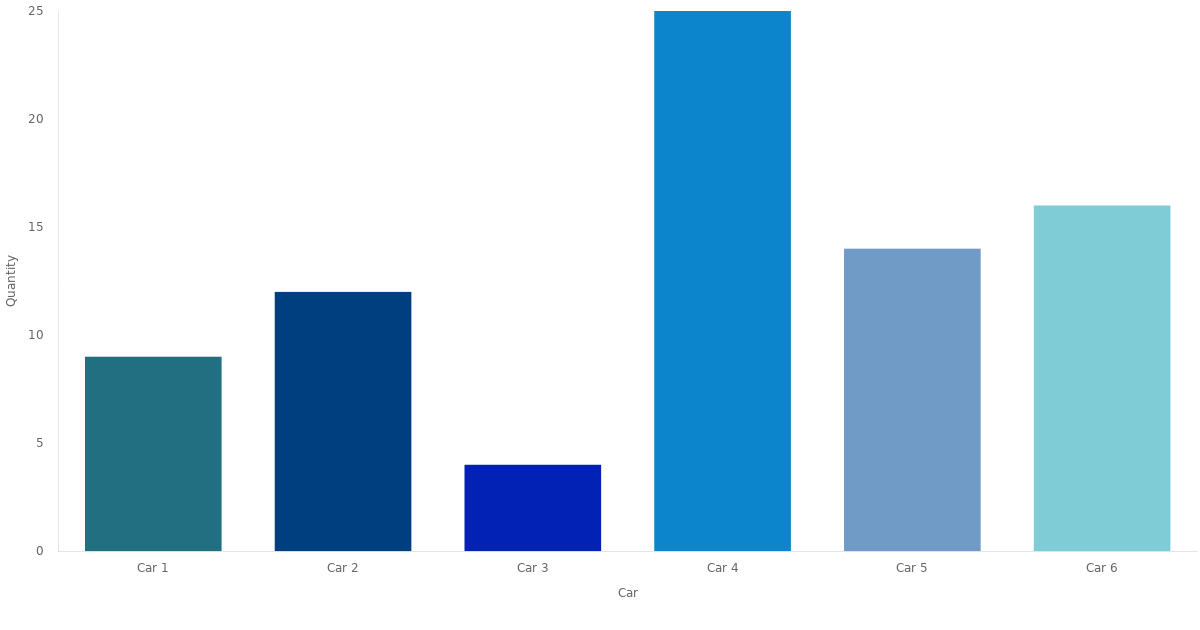
#> input picture 1.png, 1200 x 630 px
$ python box.py
#> lines starting #> are read from the running program, lines starting #| are printed output that depends on the picture; after the words box and inside, x2 and y2 are one past the last pixel; in counts of white or black regions, pixels touching at a corner belong together
import cv2
import numpy as np

# Read the image
img = cv2.imread('1.png', 0)
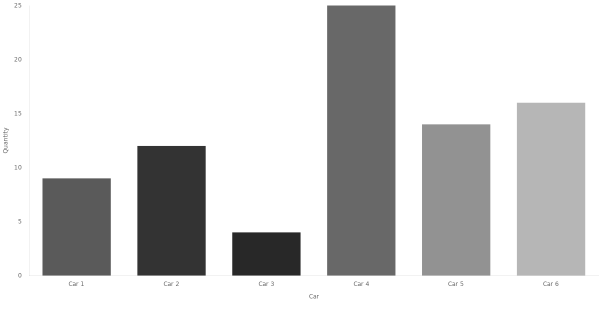
#> img: shape (630, 1200) (shown at 1/2 size); min 40, max 255, mean 210.8
cv2.imwrite("grayscaled.jpg",img)

# Thresholding the image
(thresh, img_bin) = cv2.threshold(img, 240, 255,0)
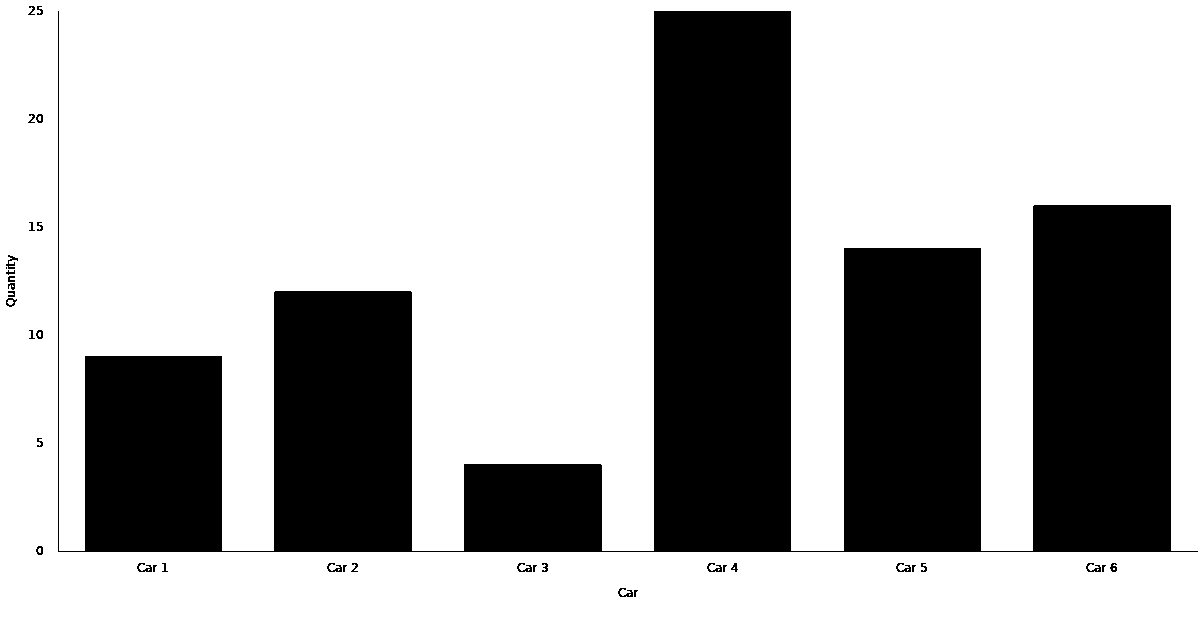
#> img_bin: shape (630, 1200); 68.1% white; 38 black regions (8 under 20 px), largest, box (x1, y1, x2, y2) and area: (58, 11, 1198, 552) 239516, (6, 255, 18, 269) 69, (137, 563, 152, 572) 64
# Invert the image
img_bin = 255-img_bin
cv2.imwrite("Image_bin.jpg",img_bin)

# Defining a kernel length
kernel_length = np.array(img).shape[1]//80

# A verticle kernel of (1 X kernel_length), which will detect all the verticle lines from the image.
verticle_kernel = cv2.getStructuringElement(cv2.MORPH_RECT, (10, kernel_length))
# A horizontal kernel of (kernel_length X 1), which will help to detect all the horizontal line from the image.
hori_kernel = cv2.getStructuringElement(cv2.MORPH_RECT, (kernel_length, 10))
# A kernel of (3 X 3) ones.
kernel = cv2.getStructuringElement(cv2.MORPH_RECT, (3, 3))

# Morphological operation to detect vertical lines from an image

img_temp1 = cv2.erode(img_bin, verticle_kernel, iterations=3)
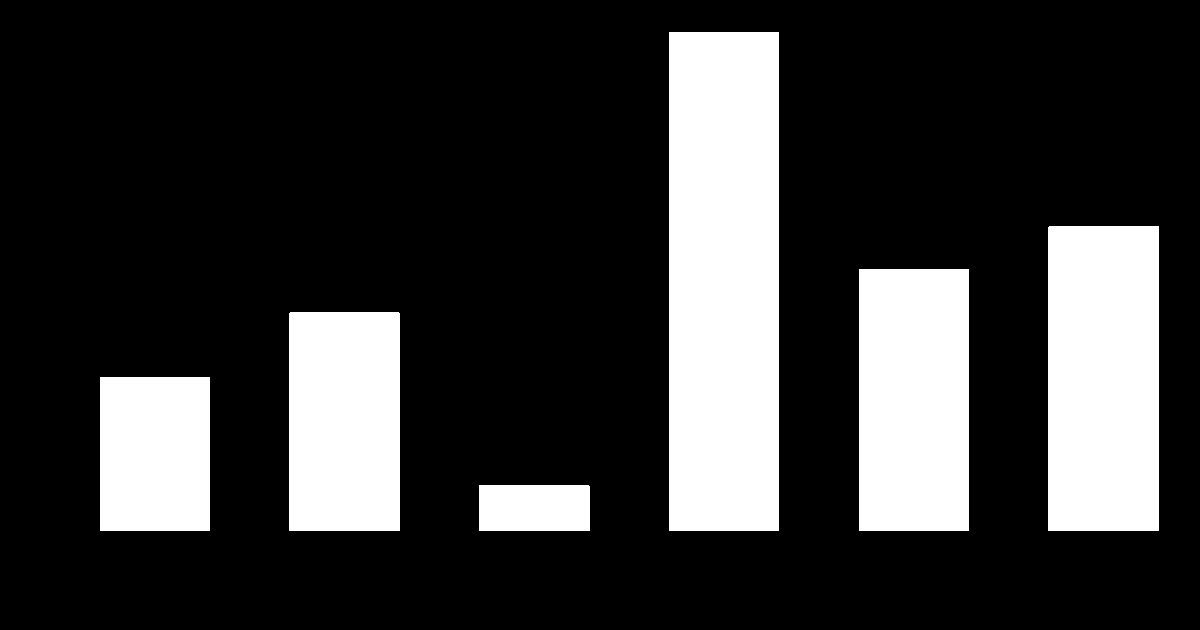
#> img_temp1: shape (630, 1200); 21.7% white; 6 white regions, box (x1, y1, x2, y2) and area: (669, 32, 779, 531) 54890, (1048, 226, 1159, 531) 33854, (859, 269, 969, 531) 28820, (289, 312, 400, 531) 24307, (100, 377, 210, 531) 16940, (479, 485, 590, 531) 5105
verticle_lines_img = cv2.dilate(img_temp1, verticle_kernel, iterations=3)
#> verticle_lines_img: shape (630, 1200); 31.6% white; 6 white regions, box (x1, y1, x2, y2) and area: (657, 11, 794, 552) 74117, (1036, 205, 1174, 552) 47885, (847, 248, 984, 552) 41648, (277, 291, 415, 552) 36016, (88, 356, 225, 552) 26852, (467, 464, 605, 552) 12143
verticle_lines_img = 255-verticle_lines_img
#cv2.imwrite("verticle_lines.jpg",verticle_lines_img)

# Morphological operation to detect horizontal lines from an image
img_temp2 = cv2.erode(img_bin, hori_kernel, iterations=3)
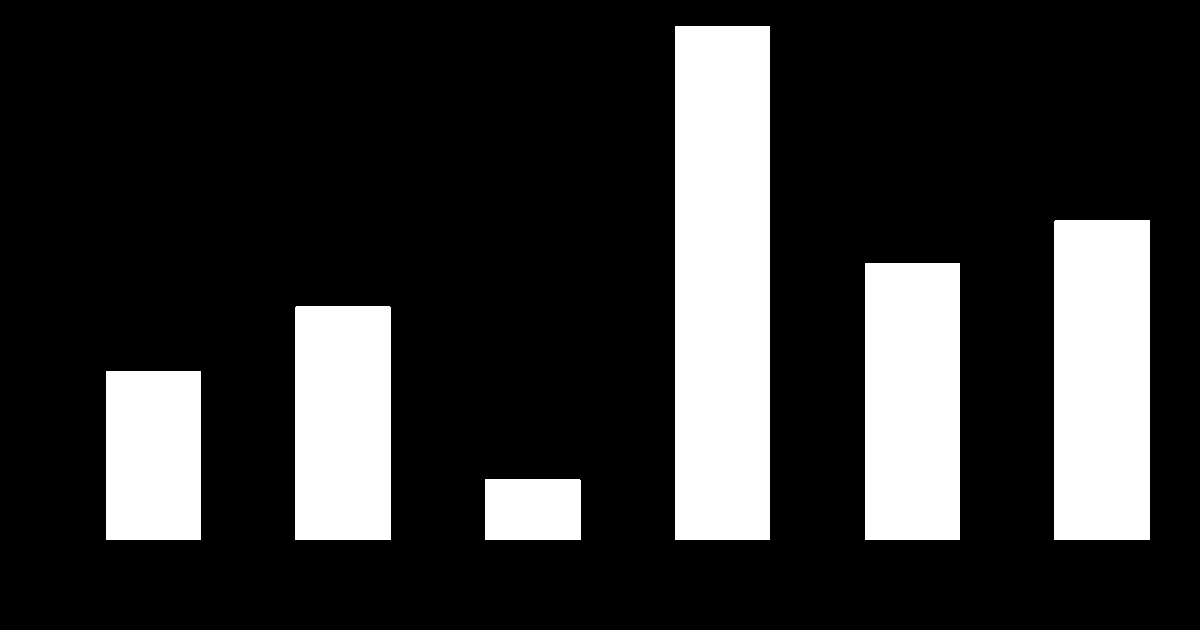
#> img_temp2: shape (630, 1200); 19.9% white; 6 white regions, box (x1, y1, x2, y2) and area: (675, 26, 770, 540) 48830, (1054, 220, 1150, 540) 30719, (865, 263, 960, 540) 26315, (295, 306, 391, 540) 22462, (106, 371, 201, 540) 16055, (485, 479, 581, 540) 5855
horizontal_lines_img = cv2.dilate(img_temp2, hori_kernel, iterations=3)
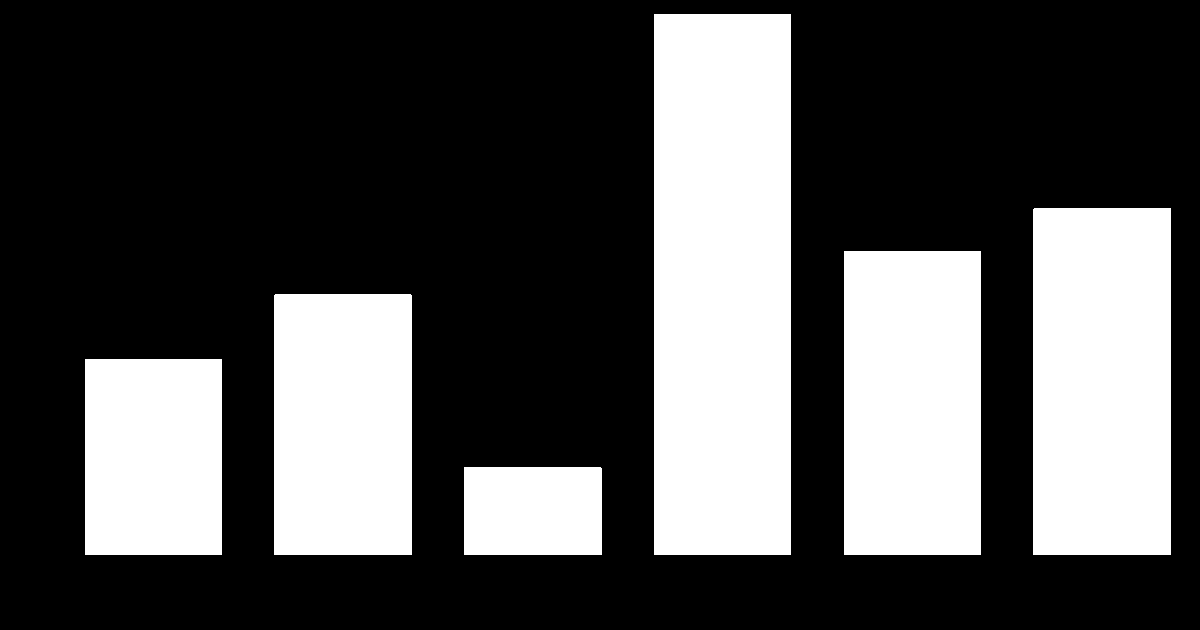
#> horizontal_lines_img: shape (630, 1200); 31.6% white; 6 white regions, box (x1, y1, x2, y2) and area: (654, 14, 791, 555) 74117, (1033, 208, 1171, 555) 47885, (844, 251, 981, 555) 41648, (274, 294, 412, 555) 36016, (85, 359, 222, 555) 26852, (464, 467, 602, 555) 12143
horizontal_lines_img = 255-horizontal_lines_img
cv2.imwrite("horizontal_lines.jpg",horizontal_lines_img)

 # Weighting parameters, this will decide the quantity of an image to be added to make a new image.
alpha = 0.5
beta = 1.0 - alpha
# This function helps to add two image with specific weight parameter to get a third image as summation of two image.
img_final_bin = cv2.addWeighted(verticle_lines_img, alpha, horizontal_lines_img, beta, 0.0)
img_final_bin = cv2.erode(~img_final_bin, kernel, iterations=2)
(thresh, img_final_bin) = cv2.threshold(img_final_bin, 128,255, cv2.THRESH_BINARY | cv2.THRESH_OTSU)
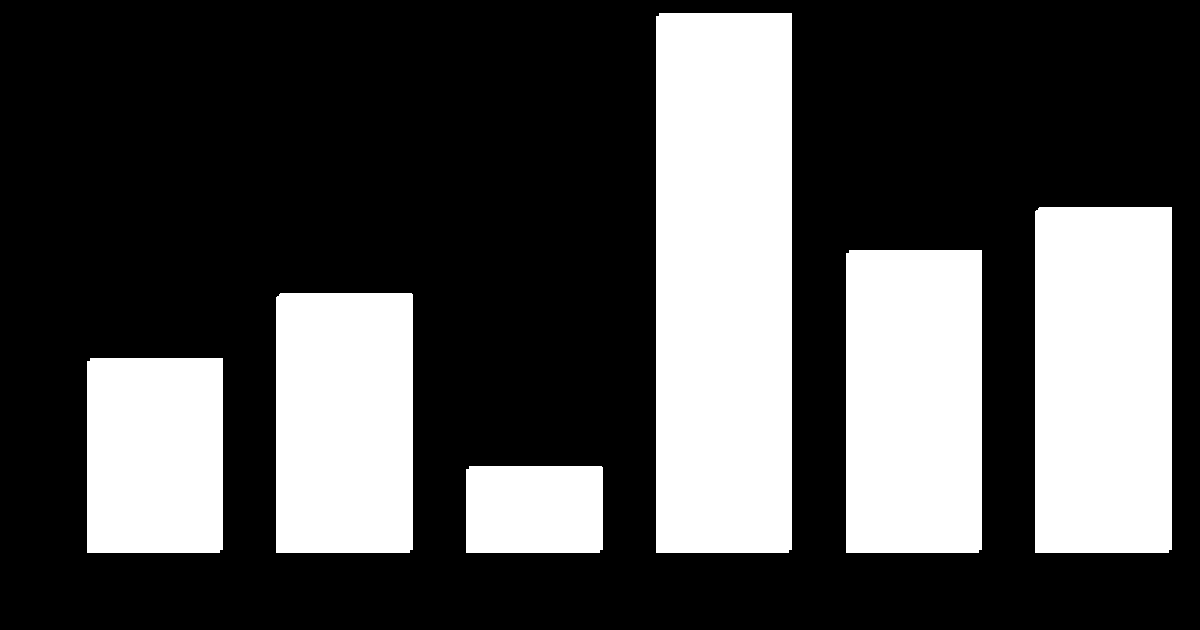
#> img_final_bin: shape (630, 1200); 31.2% white; 6 white regions, box (x1, y1, x2, y2) and area: (656, 13, 792, 553) 73422, (1035, 207, 1172, 553) 47382, (846, 250, 982, 553) 41190, (276, 293, 413, 553) 35599, (87, 358, 223, 553) 26502, (466, 466, 603, 553) 11900
#> thresh = 0
#cv2.imwrite("img_final_bin.jpg",img_final_bin)

$ run again, with 1_test.png copied over 1.png
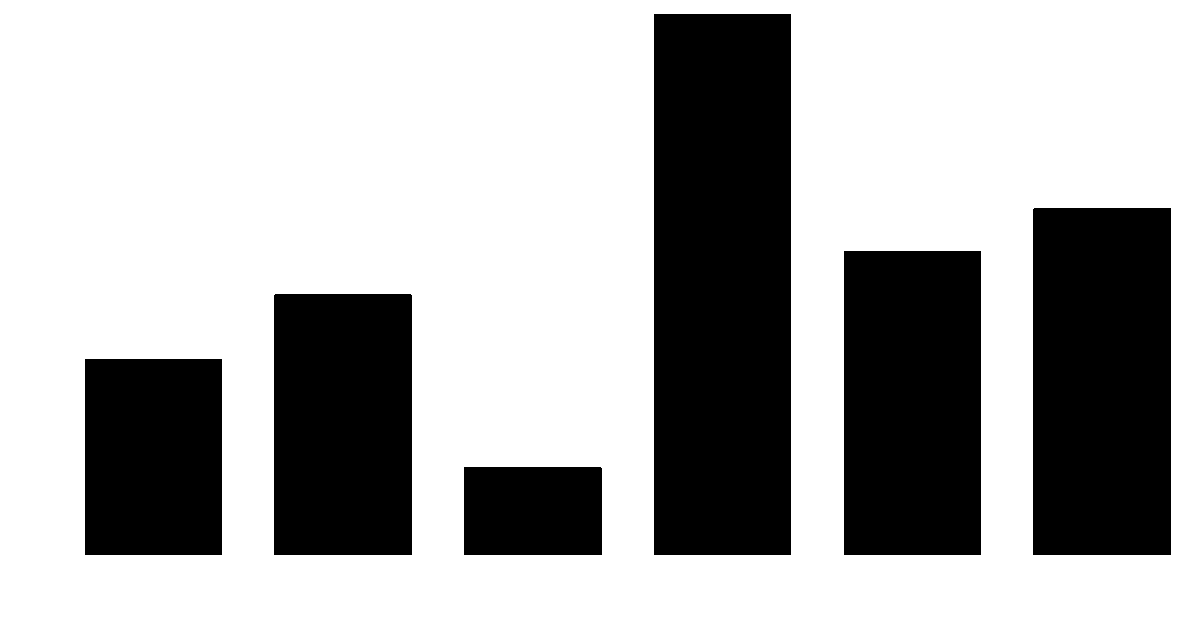
#> input picture 1_test.png, 1200 x 630 px
#> img: shape (630, 1200); 68.4% white; 6 black regions, box (x1, y1, x2, y2) and area: (654, 14, 791, 555) 74117, (1033, 208, 1171, 555) 47885, (844, 251, 981, 555) 41648, (274, 294, 412, 555) 36016, (85, 359, 222, 555) 26852, (464, 467, 602, 555) 12143
#> img_temp1: shape (630, 1200); 21.7% white; 6 white regions, box (x1, y1, x2, y2) and area: (669, 35, 779, 534) 54890, (1048, 229, 1159, 534) 33854, (859, 272, 969, 534) 28820, (289, 315, 400, 534) 24307, (100, 380, 210, 534) 16940, (479, 488, 590, 534) 5105
#> `img_temp2 = cv2.erode(img_bin, hori_kernel, iterations=3)`:
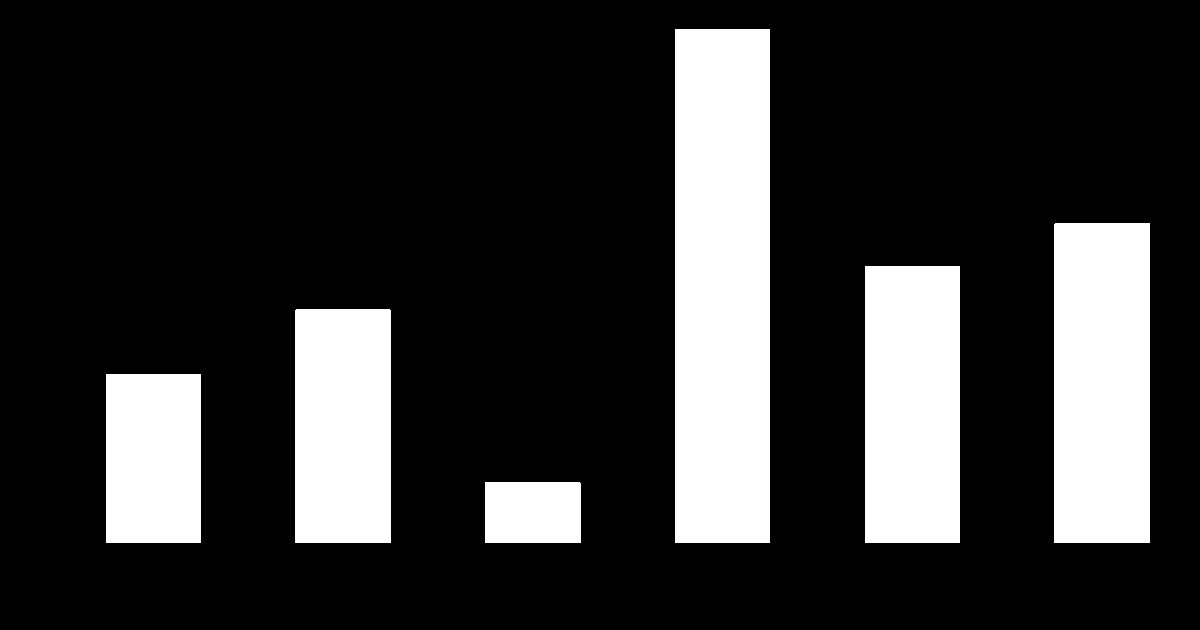
#> img_temp2: shape (630, 1200); 19.9% white; 6 white regions, box (x1, y1, x2, y2) and area: (675, 29, 770, 543) 48830, (1054, 223, 1150, 543) 30719, (865, 266, 960, 543) 26315, (295, 309, 391, 543) 22462, (106, 374, 201, 543) 16055, (485, 482, 581, 543) 5855
#> `(thresh, img_final_bin) = cv2.threshold(img_final_bin, 128,255, cv2.TH..`:
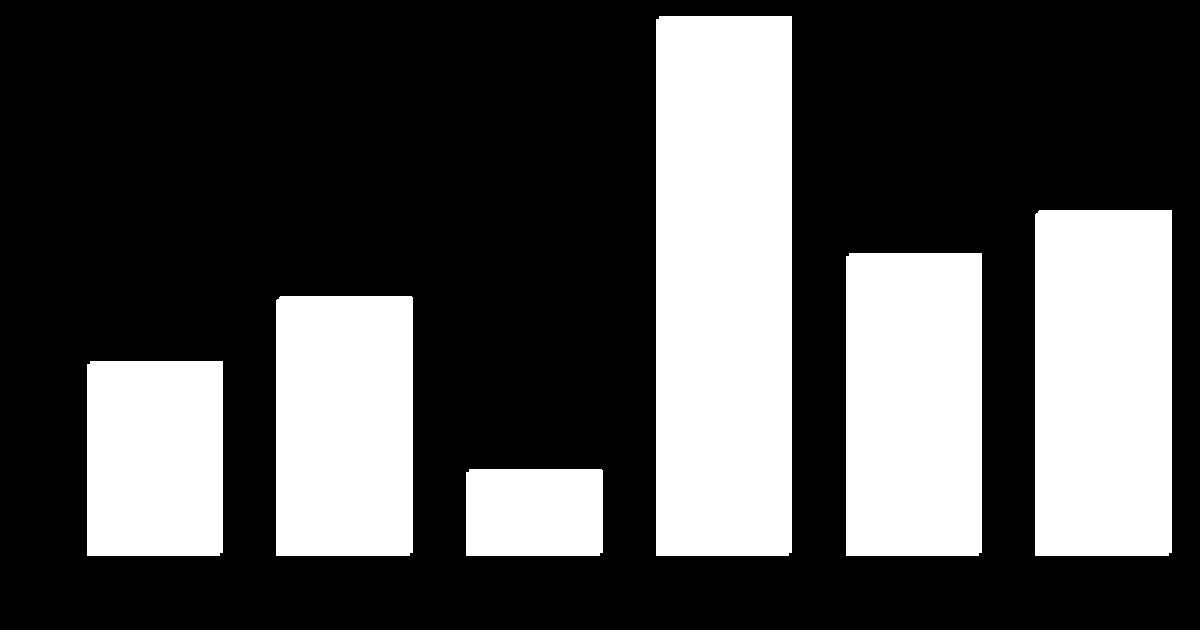
#> img_final_bin: shape (630, 1200); 31.2% white; 6 white regions, box (x1, y1, x2, y2) and area: (656, 16, 792, 556) 73422, (1035, 210, 1172, 556) 47382, (846, 253, 982, 556) 41190, (276, 296, 413, 556) 35599, (87, 361, 223, 556) 26502, (466, 469, 603, 556) 11900
#> thresh = 0

$ run again, with horizontal_lines.png copied over 1.png
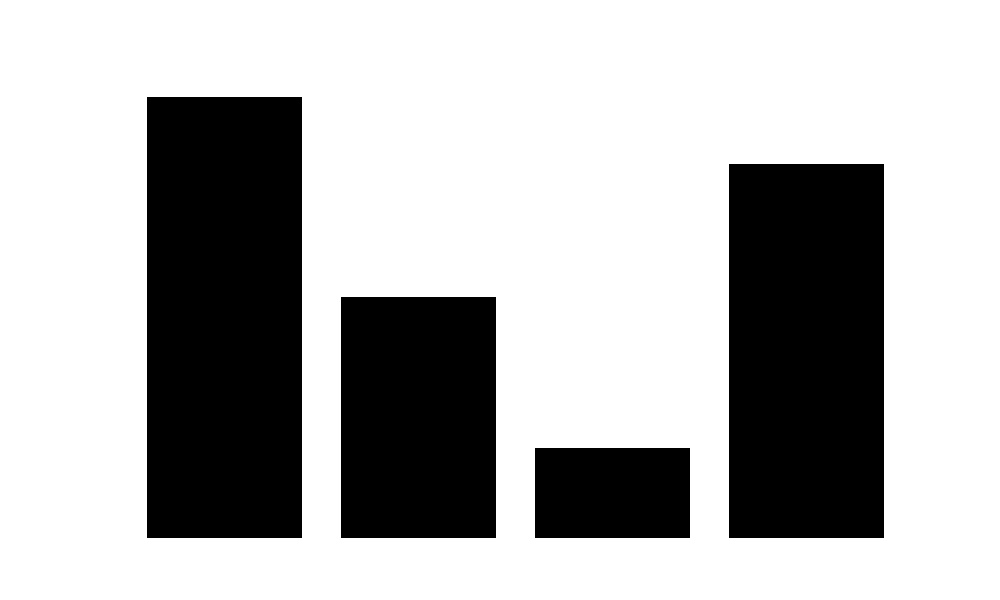
#> input picture horizontal_lines.png, 1000 x 600 px
#> img is the input picture: shape (600, 1000); min 0, max 255, mean 179.5
#> `img_bin = 255-img_bin`:
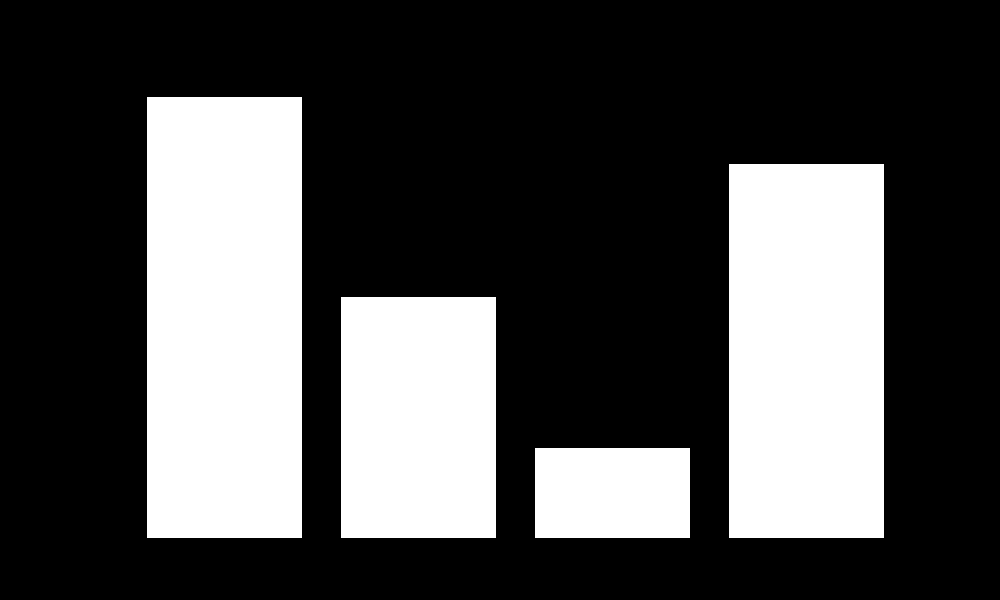
#> img_bin: shape (600, 1000); 29.6% white; 4 white regions, box (x1, y1, x2, y2) and area: (147, 97, 302, 538) 68355, (729, 164, 884, 538) 57970, (341, 297, 496, 538) 37355, (535, 448, 690, 538) 13950
#> img_temp1: shape (600, 1000); 21.6% white; 4 white regions, box (x1, y1, x2, y2) and area: (162, 115, 290, 523) 52224, (744, 182, 872, 523) 43648, (356, 315, 484, 523) 26624, (550, 466, 678, 523) 7296
#> img_temp2: shape (600, 1000); 21.1% white; 4 white regions, box (x1, y1, x2, y2) and area: (165, 112, 287, 526) 50508, (747, 179, 869, 526) 42334, (359, 312, 481, 526) 26108, (553, 463, 675, 526) 7686
#> `img_final_bin = cv2.erode(~img_final_bin, kernel, iterations=2)`:
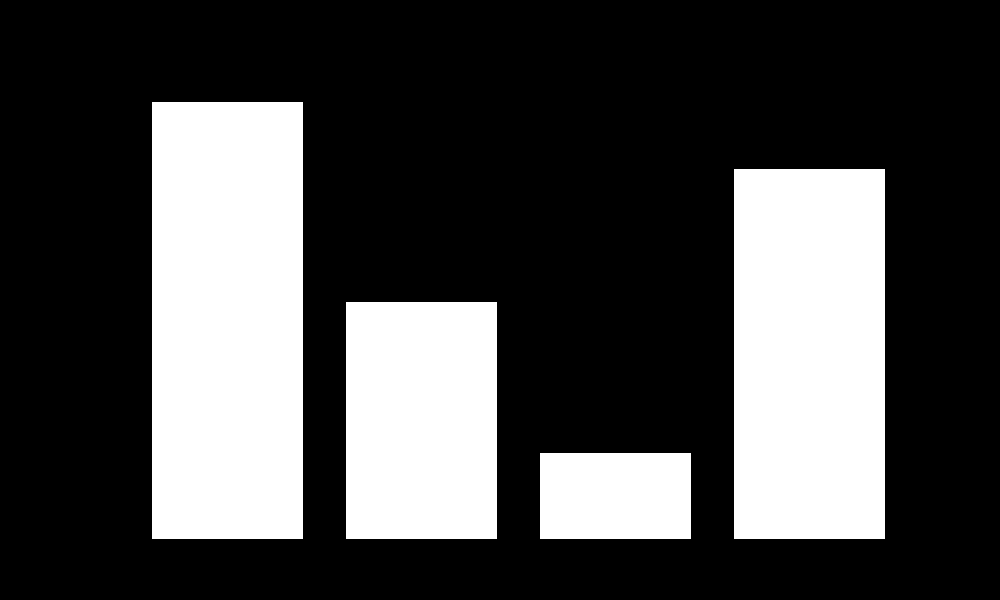
#> img_final_bin: shape (600, 1000); 28.4% white; 4 white regions, box (x1, y1, x2, y2) and area: (152, 102, 303, 539) 65987, (734, 169, 885, 539) 55870, (346, 302, 497, 539) 35787, (540, 453, 691, 539) 12986
#> thresh = 0
